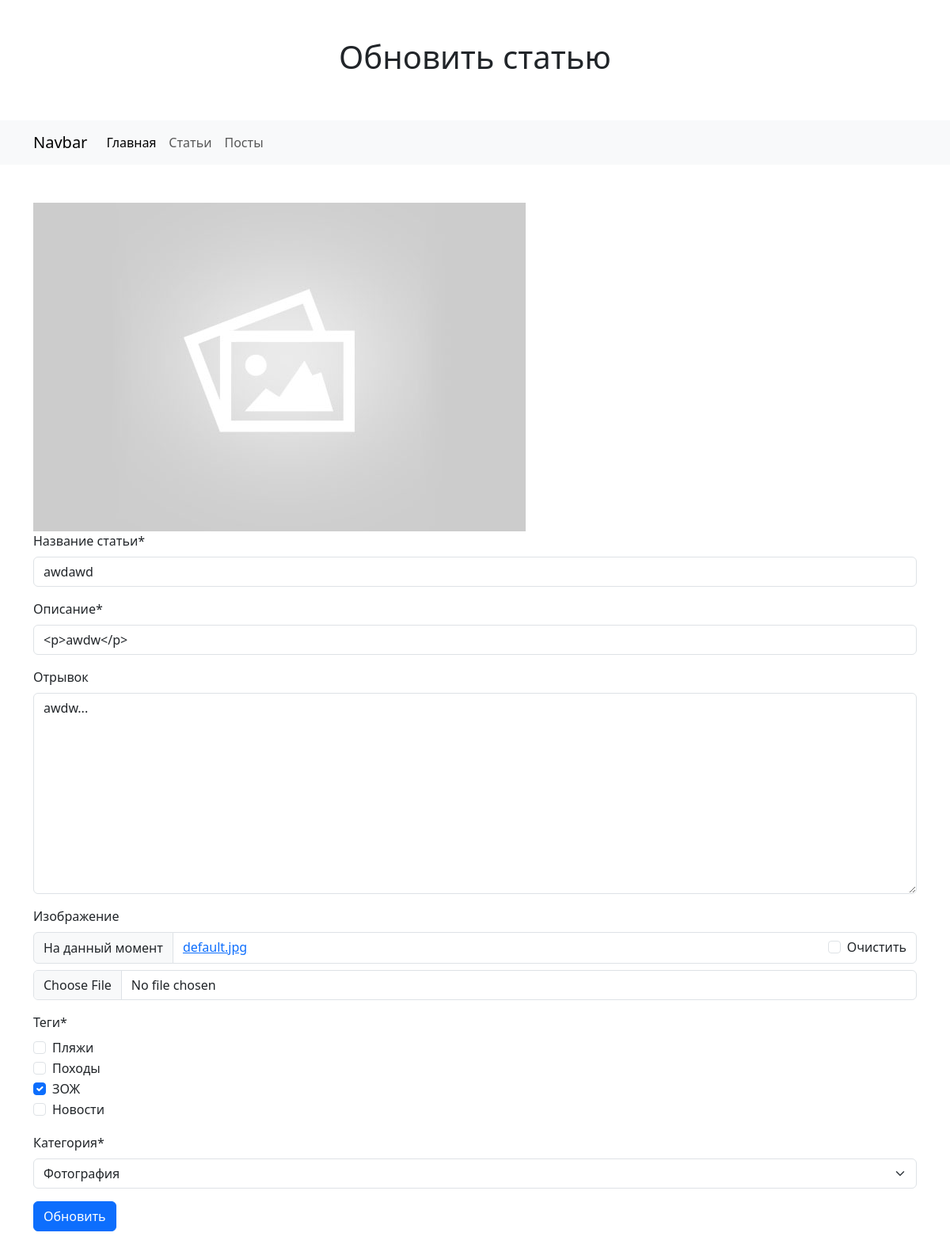
The page /articles/update/11/ on the database as committed earlier.
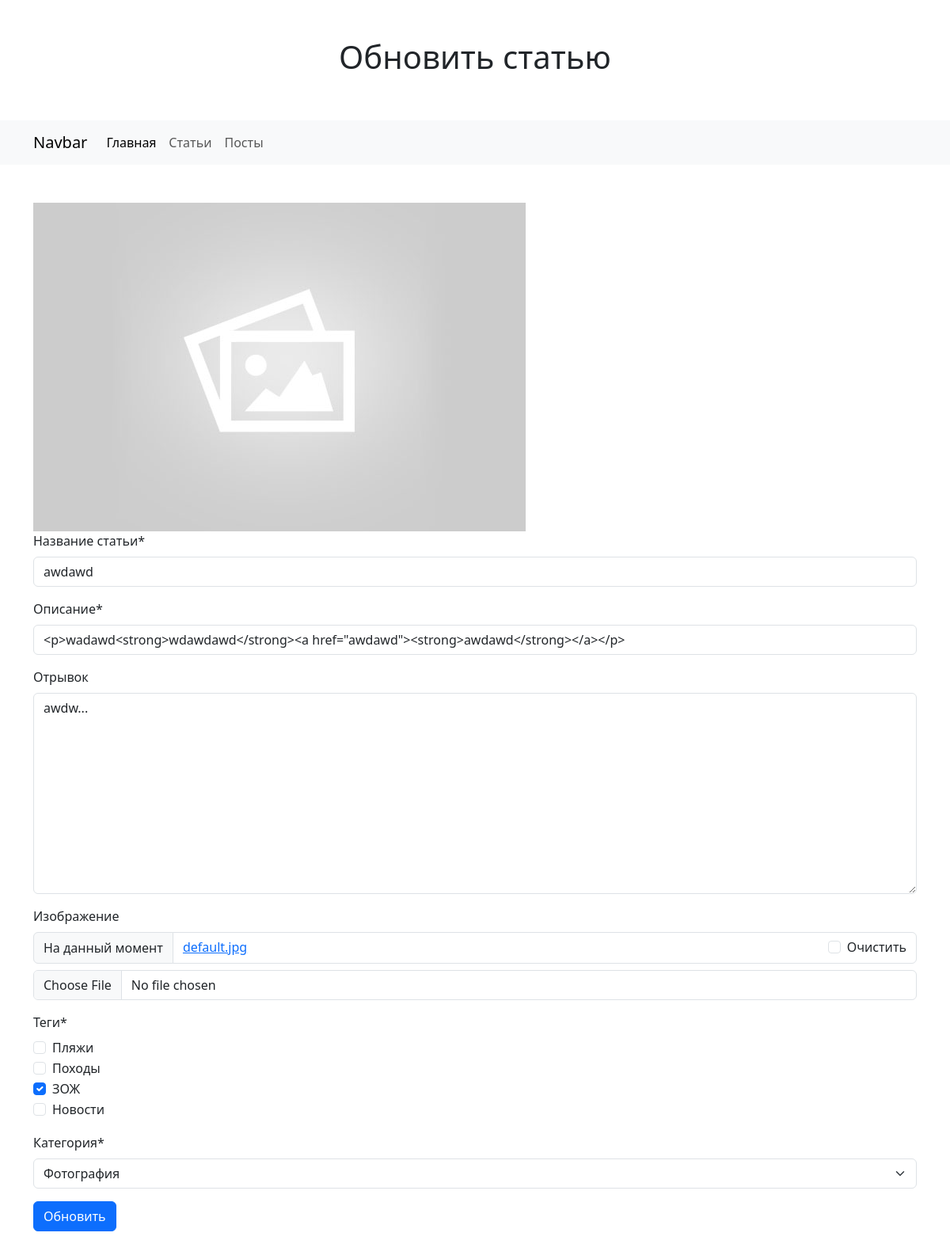
The same page on the database as committed later.
### articles/models.py (models this page shows, shortened)
class Article(models.Model):
    id = models.AutoField(primary_key=True, verbose_name="ID")
    name = models.CharField(max_length=255, verbose_name="Название статьи")
    content = CKEditor5Field(verbose_name='Описание', config_name='extends')
    excerpt = models.TextField(verbose_name='Отрывок', blank=True)
    featured_image = models.ImageField(
        blank=True, default="default.jpg", upload_to="images/", verbose_name="Изображение"
    )
    slug = models.SlugField(unique=True, verbose_name="Слаг статьи")
    tags = models.ManyToManyField(Tag, verbose_name="Теги")
    category = models.ForeignKey(
        Category, on_delete=models.SET_NULL, null=True, verbose_name="Категория"
    )

class Tag(models.Model):
    id = models.AutoField(primary_key=True, verbose_name="ID")
    name = models.CharField(max_length=255, verbose_name="Название тега")
    slug = models.SlugField(unique=True, verbose_name="Слаг тега")
    def __str__(self):
        return self.name

class Category(models.Model):
    id = models.AutoField(primary_key=True, verbose_name="ID")
    name = models.CharField(max_length=255, verbose_name="Название категории")
    slug = models.SlugField(unique=True, verbose_name="Слаг категории")
    def __str__(self):
        return self.name

### articles/views.py (the view)
# urls.py: path('update/<int:article_id>/', views.article_update, name="article.update"),
def article_update(request, article_id):
    article = get_object_or_404(Article, pk=article_id)
    if request.method == 'POST':
        article_form = ArticleForm(request.POST, request.FILES, instance=article)
        if article_form.is_valid():
            article_form.save()
            return HttpResponseRedirect(reverse('article.update', args=(article_id,)))
    else:
        article_form = ArticleForm(instance=article)
    return render(request, 'articles/update.html', {
        "article_form": article_form,
        "article": article
    })

### articles/forms.py
class ArticleForm(ModelForm):
    class Meta:
        model = Article
        fields =  ['name', 'content', 'excerpt', 'featured_image', 'tags', 'category']
        widgets = {
            'content': CKEditor5Widget(
                attrs={"class": "django_ckeditor_5"},
                config_name='extends'
            ),
            'tags': forms.CheckboxSelectMultiple(),
            'category': forms.Select()
        }

### articles/templates/articles/update.html (shortened to what this page needs)
{% extends "base.html" %}
{% block header %}Обновить статью{% endblock header %}
{% load crispy_forms_tags %}
{% block content %}
{% if article.featured_image %}
<img src="{{ article.featured_image.url}}" alt="">
{% endif %}
<form method="POST" action="" novalidate enctype="multipart/form-data">
    {{article_form|crispy}}
    <button class="btn btn-primary">Обновить</button>
</form>
{% endblock content %}

Rows that differ between the two databases and show on the page:
changed Article "Фотография": content "<p>awdw</p>" → "<p>wadawd<strong>wdawdawd</strong><a href=\"awdawd\"><strong>awdawd</strong></a></p>"
